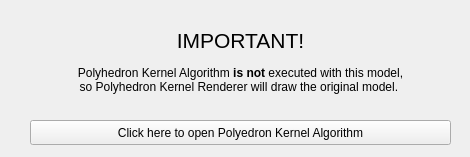
<?xml version="1.0" encoding="UTF-8"?>
<ui version="4.0">
 <class>KernelPop</class>
 <widget class="QWidget" name="KernelPop">
  <property name="geometry">
   <rect>
    <x>0</x>
    <y>0</y>
    <width>470</width>
    <height>157</height>
   </rect>
  </property>
  <property name="windowTitle">
   <string>Form</string>
  </property>
  <widget class="QLabel" name="label">
   <property name="geometry">
    <rect>
     <x>-80</x>
     <y>30</y>
     <width>641</width>
     <height>20</height>
    </rect>
   </property>
   <property name="font">
    <font>
     <pointsize>16</pointsize>
    </font>
   </property>
   <property name="text">
    <string>IMPORTANT!</string>
   </property>
   <property name="alignment">
    <set>Qt::AlignCenter</set>
   </property>
  </widget>
  <widget class="QLabel" name="label_2">
   <property name="geometry">
    <rect>
     <x>-30</x>
     <y>50</y>
     <width>541</width>
     <height>61</height>
    </rect>
   </property>
   <property name="text">
    <string>&lt;html&gt;
&lt;head/&gt;
&lt;body&gt;
&lt;p&gt;Polyhedron Kernel Algorithm 
&lt;span style=&quot; font-weight:600;&quot;&gt;is not&lt;/span&gt; 
executed with this model, &lt;br&gt; so Polyhedron Kernel Renderer will draw the original model.
&lt;/p&gt;
&lt;/body
&gt;&lt;/html&gt;</string>
   </property>
   <property name="alignment">
    <set>Qt::AlignCenter</set>
   </property>
  </widget>
  <widget class="QPushButton" name="pushButton_openKernel">
   <property name="geometry">
    <rect>
     <x>30</x>
     <y>120</y>
     <width>421</width>
     <height>25</height>
    </rect>
   </property>
   <property name="text">
    <string>Click here to open Polyedron Kernel Algorithm</string>
   </property>
  </widget>
 </widget>
 <resources/>
 <connections/>
</ui>
